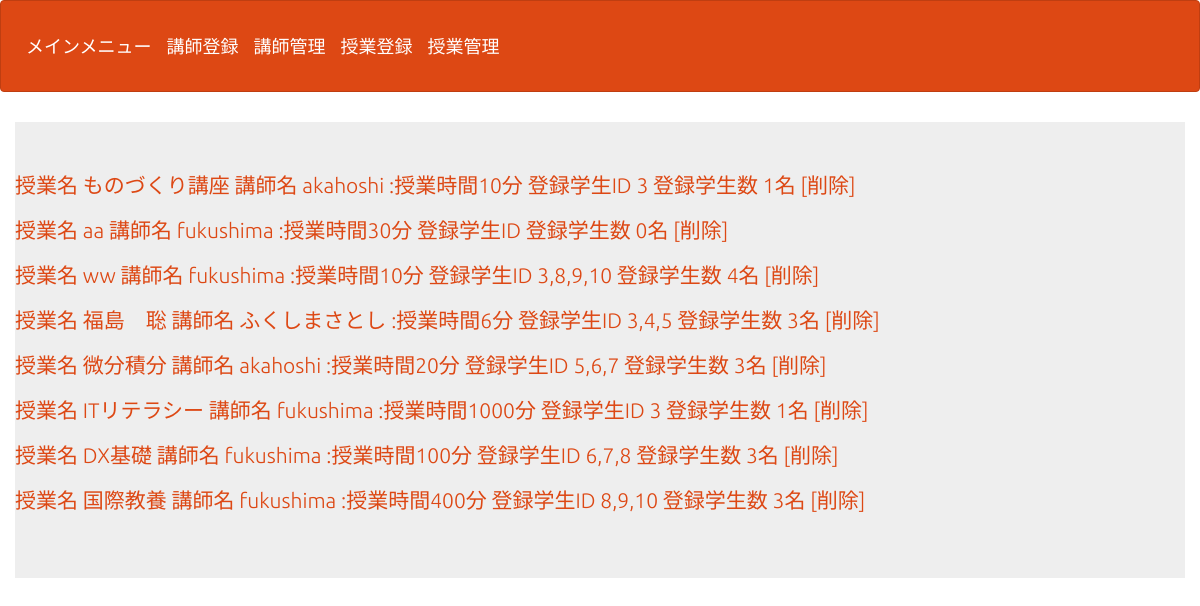
The app's page /c_select.php (signed in) with its own data.
### tables this page shows
CREATE TABLE IF NOT EXISTS `gs_course_table` (
`c_id` int(12) NOT NULL,
  `c_name` varchar(128) NOT NULL,
  `t_id` int(12) NOT NULL,
  `tt_name` varchar(64) NOT NULL,
  `c_length` int(64) NOT NULL,
  `s_id` varchar(128) NOT NULL,
  `cnt_s_id` int(64) NOT NULL,
  `sselected_flg` int(1) NOT NULL,
  `indate` datetime NOT NULL
);

### c_select.php (the view, shortened to what this page needs)
<?php
$pdo = db_connect();
$stmt = $pdo->prepare("SELECT * FROM gs_course_table");
$status = $stmt->execute();
$view="";
if($status==false) {
  $error = $stmt->errorInfo();
  exit("ErrorQuery:".$error[2]);
} else {
  while( $result = $stmt->fetch(PDO::FETCH_ASSOC)){
    $view .= "<p>";
    $view .= '<a href="c_view.php?c_id='.$result["c_id"].'">';
    $view .= ' 授業名 ';
    $view .= $result["c_name"];
    $view .= ' 講師名 ';
    $view .= $result["tt_name"]." :授業時間".$result["c_length"];
    $view .='分';
    $view .= ' 登録学生ID '.$result["s_id"];
    $view .= ' 登録学生数 '.$result["cnt_s_id"].'名';
    $view .='</a>';
    $view .= '<a href="delete.php?c_id='.$result["c_id"].'">';
    $view .=' [削除] ';
    $view .='</a>';
    $view .="</p>";
  };
}
?>
<!DOCTYPE html>
<html lang="ja">
<head>
<link rel="stylesheet" href="css/range.css">
<link href="css/bootstrap.min.css" rel="stylesheet">
</head>
<body id="main">
<header>
  <nav class="navbar navbar-default">
    <div class="container-fluid">
      <div class="navbar-header">
        <a class="navbar-brand" href="univ_mainmenu.php">メインメニュー</a>
        <a class="navbar-brand" href="t_regist.php">講師登録</a>
        <a class="navbar-brand" href="t_select.php">講師管理</a>
        <a class="navbar-brand" href="c_regist.php">授業登録</a>
        <a class="navbar-brand" href="c_select.php">授業管理</a>
      </div>
    </div>
  </nav>
</header>
<div>
    <div class="container jumbotron"><?=$view?></div>
</div>
</body>
</html>

### c_select.php (style rules this page uses)
div { padding: 10px;font-size:16px; }

### records on screen
gs_course_table: value "授業名 ものづくり講座 講師名 akahoshi :授業時間10分 登録学生ID 3 登録学生数 1名 [削除]"
gs_course_table: value "授業名 aa 講師名 fukushima :授業時間30分 登録学生ID 登録学生数 0名 [削除]"
gs_course_table: value "授業名 ww 講師名 fukushima :授業時間10分 登録学生ID 3,8,9,10 登録学生数 4名 [削除]"
gs_course_table: value "授業名 福島 聡 講師名 ふくしまさとし :授業時間6分 登録学生ID 3,4,5 登録学生数 3名 [削除]"
gs_course_table: value "授業名 微分積分 講師名 akahoshi :授業時間20分 登録学生ID 5,6,7 登録学生数 3名 [削除]"
gs_course_table: value "授業名 ITリテラシー 講師名 fukushima :授業時間1000分 登録学生ID 3 登録学生数 1名 [削除]"
gs_course_table: value "授業名 DX基礎 講師名 fukushima :授業時間100分 登録学生ID 6,7,8 登録学生数 3名 [削除]"
gs_course_table: value "授業名 国際教養 講師名 fukushima :授業時間400分 登録学生ID 8,9,10 登録学生数 3名 [削除]"
